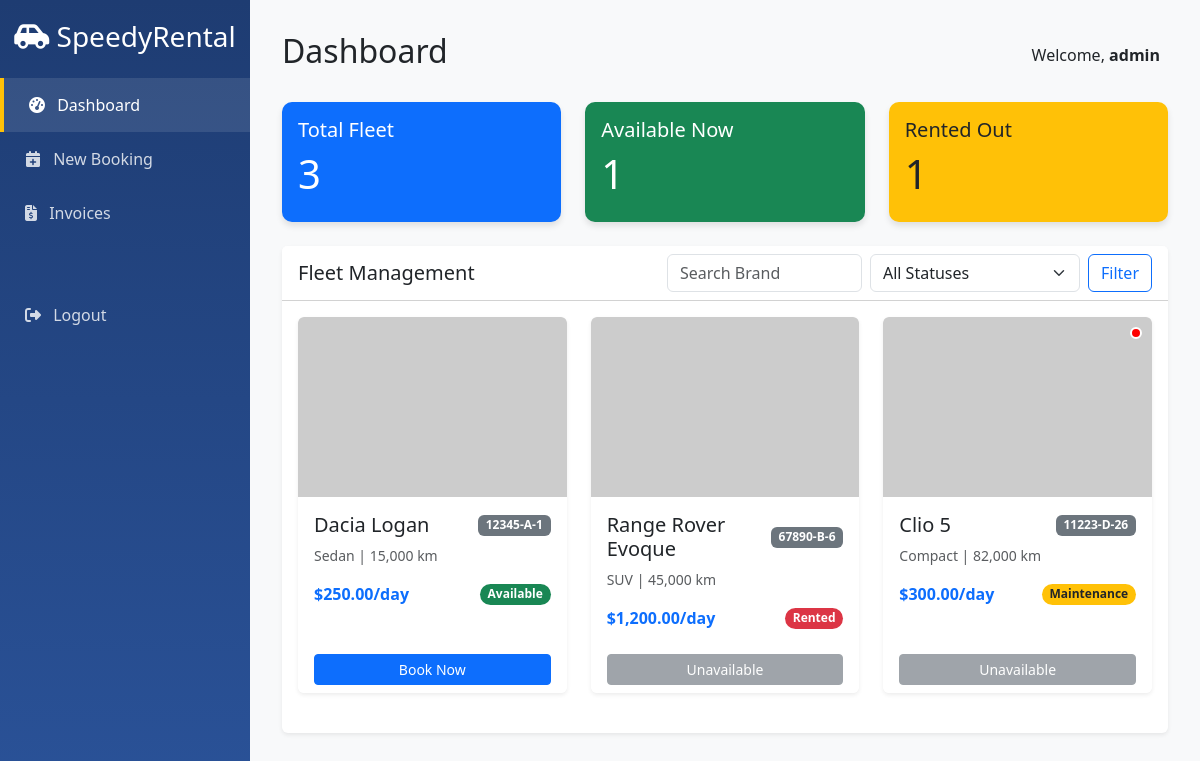
/index.php (signed in), run on the app's committed database.
### tables this page shows
CREATE TABLE IF NOT EXISTS vehicles (
    id INT AUTO_INCREMENT PRIMARY KEY,
    registration_number VARCHAR(20) NOT NULL UNIQUE,
    brand VARCHAR(50) NOT NULL,
    model VARCHAR(50) NOT NULL,
    category ENUM('Sedan', 'SUV', 'Luxury', 'Compact', 'Van') NOT NULL,
    daily_rate DECIMAL(10, 2) NOT NULL,
    status ENUM('Available', 'Rented', 'Maintenance') DEFAULT 'Available',
    mileage INT DEFAULT 0,
    last_maintenance_date DATE,
    image_url VARCHAR(255),
    created_at TIMESTAMP DEFAULT CURRENT_TIMESTAMP
);

### index.php (the view, shortened to what this page needs)
<?php
require 'config/db.php';
$totalVehicles = $pdo->query("SELECT COUNT(*) FROM vehicles")->fetchColumn();
$availableVehicles = $pdo->query("SELECT COUNT(*) FROM vehicles WHERE status = 'Available'")->fetchColumn();
$rentedVehicles = $pdo->query("SELECT COUNT(*) FROM vehicles WHERE status = 'Rented'")->fetchColumn();
$searchBrand = $_GET['brand'] ?? '';
$query = "SELECT * FROM vehicles WHERE 1=1";
$params = [];
$stmt = $pdo->prepare($query);
$stmt->execute($params);
$vehicles = $stmt->fetchAll();
?>
<!DOCTYPE html>
<html lang="en">
<head>
    <link href="https://cdn.jsdelivr.net/npm/bootstrap@5.3.0/dist/css/bootstrap.min.css" rel="stylesheet">
    <link rel="stylesheet" href="https://cdnjs.cloudflare.com/ajax/libs/font-awesome/6.4.0/css/all.min.css">
</head>
<body>
<div class="sidebar">
    <h3 class="text-center mb-4"><i class="fas fa-car-side"></i> SpeedyRental</h3>
    <a href="index.php" class="active"><i class="fas fa-tachometer-alt me-2"></i> Dashboard</a>
    <a href="booking.php"><i class="fas fa-calendar-plus me-2"></i> New Booking</a>
    <a href="invoice_gen.php"><i class="fas fa-file-invoice-dollar me-2"></i> Invoices</a>
    <a href="logout.php" class="mt-5"><i class="fas fa-sign-out-alt me-2"></i> Logout</a>
</div>
<div class="main-content">
    <div class="d-flex justify-content-between align-items-center mb-4">
        <h2>Dashboard</h2>
        <div class="user-info">
            <span class="me-2">Welcome, <strong><?= htmlspecialchars($_SESSION['username']) ?></strong></span>
        </div>
    </div>
    <div class="row mb-4">
        <div class="col-md-4">
            <div class="card kpi-card bg-primary text-white">
                <div class="card-body">
                    <h5>Total Fleet</h5>
                    <h1><?= $totalVehicles ?></h1>
                </div>
            </div>
        </div>
        <div class="col-md-4">
            <div class="card kpi-card bg-success text-white">
                <div class="card-body">
                    <h5>Available Now</h5>
                    <h1><?= $availableVehicles ?></h1>
                </div>
            </div>
        </div>
        <div class="col-md-4">
            <div class="card kpi-card bg-warning text-dark">
                <div class="card-body">
                    <h5>Rented Out</h5>
                    <h1><?= $rentedVehicles ?></h1>
                </div>
            </div>
        </div>
    </div>
    <div class="card shadow-sm border-0">
        <div class="card-header bg-white d-flex justify-content-between align-items-center">
            <h5 class="mb-0">Fleet Management</h5>
            <form class="d-flex" method="GET">
                <input class="form-control me-2" type="search" name="brand" placeholder="Search Brand" value="<?= htmlspecialchars($searchBrand) ?>">
                <select class="form-select me-2" name="status">
                    <option value="">All Statuses</option>
                </select>
                <button class="btn btn-outline-primary" type="submit">Filter</button>
            </form>
        </div>
        <div class="card-body">
            <div class="row">
                <?php foreach ($vehicles as $v): ?>
                <div class="col-md-4 mb-4">
                    <div class="card vehicle-card h-100 shadow-sm border-0">
                        <?php if ($v['mileage'] > 50000 || $v['status'] == 'Maintenance'): ?>
                            <div class="maintenance-alert" title="Maintenance Required"></div>
                        <?php endif; ?>
                        <img src="<?= htmlspecialchars($v['image_url'] ?: 'https://placehold.co/600x400/png?text=Car') ?>" class="card-img-top vehicle-img" alt="Car Image">
                        <div class="card-body">
                            <div class="d-flex justify-content-between align-items-center mb-2">
                                <h5 class="card-title mb-0"><?= htmlspecialchars($v['brand'] . ' ' . $v['model']) ?></h5>
                                <span class="badge bg-secondary"><?= htmlspecialchars($v['matricule'] ?? $v['registration_number']) ?></span>
                            </div>
                            <p class="card-text text-muted small"><?= htmlspecialchars($v['category']) ?> | <?= number_format($v['mileage']) ?> km</p>
                            <div class="d-flex justify-content-between align-items-center">
                                <span class="fw-bold text-primary">$<?= number_format($v['daily_rate'], 2) ?>/day</span>
                                <span class="badge rounded-pill
                                    <?= $v['status'] == 'Available' ? 'bg-success' : ($v['status'] == 'Rented' ? 'bg-danger' : 'bg-warning text-dark') ?>">
                                    <?= htmlspecialchars($v['status']) ?>
                                </span>
                            </div>
                        </div>
                        <div class="card-footer bg-white border-top-0">
                            <?php if($v['status'] == 'Available'): ?>
                                <a href="booking.php?vehicle_id=<?= $v['id'] ?>" class="btn btn-sm btn-primary w-100">Book Now</a>
                            <?php else: ?>
                                <button class="btn btn-sm btn-secondary w-100" disabled>Unavailable</button>
                            <?php endif; ?>
                        </div>
                    </div>
                </div>
                <?php endforeach; ?>
            </div>
        </div>
    </div>
</div>
</body>
</html>

### index.php (style rules this page uses)
:root { --primary-color: #1e3c72; --secondary-color: #2a5298; --accent-color: #ffc107; }
body { background-color: #f8f9fa; font-family: 'Segoe UI', sans-serif; }
.sidebar { height: 100vh; background: linear-gradient(180deg, var(--primary-color) 0%, var(--secondary-color) 100%); color: white; padding-top: 20px; position: fixed; width: 250px; }
.sidebar a { color: rgba(255,255,255,0.8); text-decoration: none; display: block; padding: 15px 25px; transition: 0.3s; }
.sidebar a:hover, .sidebar a.active { background: rgba(255,255,255,0.1); color: white; border-left: 4px solid var(--accent-color); }
.main-content { margin-left: 250px; padding: 2rem; }
.kpi-card { border: none; border-radius: 10px; box-shadow: 0 4px 6px rgba(0,0,0,0.1); transition: transform 0.2s; }
.maintenance-alert { position: absolute; top: 10px; right: 10px; height: 12px; width: 12px; background-color: red; border-radius: 50%; border: 2px solid white; animation: pulse 2s infinite; }
.vehicle-card { position: relative; overflow: hidden; }
.vehicle-img { height: 180px; object-fit: cover; }

### data on the page
vehicles: brand+model "Dacia Logan", registration_number "12345-A-1", category "Sedan", mileage "15,000", daily_rate "250.00", status "Available"
vehicles: brand+model "Range Rover Evoque", registration_number "67890-B-6", category "SUV", mileage "45,000", daily_rate "1,200.00", status "Rented", shows "Unavailable"
vehicles: brand+model "Clio 5", registration_number "11223-D-26", category "Compact", mileage "82,000", daily_rate "300.00", status "Maintenance", shows "Unavailable"

### other printed values
$_SESSION['username'] "admin"
$totalVehicles "3"
$availableVehicles "1"
$rentedVehicles "1"
